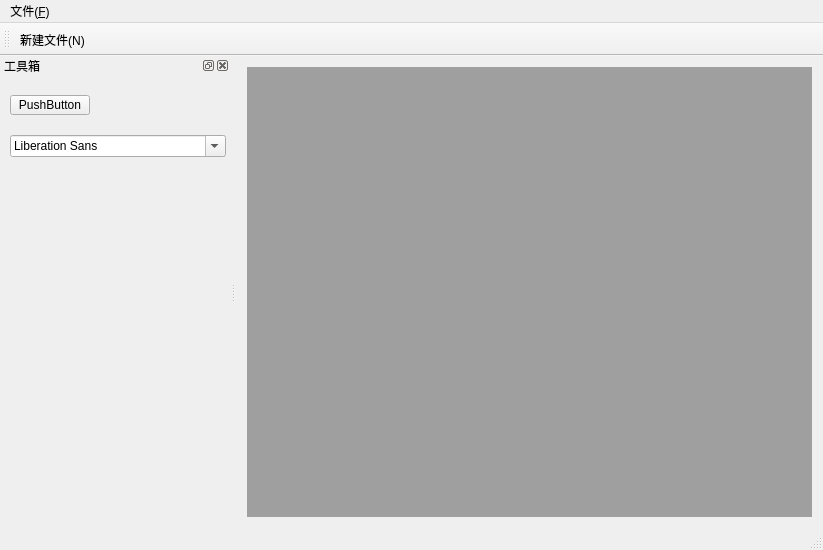
<?xml version="1.0" encoding="UTF-8"?>
<ui version="4.0">
 <class>MainWindow</class>
 <widget class="QMainWindow" name="MainWindow">
  <property name="geometry">
   <rect>
    <x>0</x>
    <y>0</y>
    <width>823</width>
    <height>550</height>
   </rect>
  </property>
  <property name="windowTitle">
   <string>MainWindow</string>
  </property>
  <widget class="QWidget" name="centralWidget">
   <layout class="QGridLayout" name="gridLayout">
    <item row="0" column="0">
     <widget class="QMdiArea" name="mdiArea"/>
    </item>
   </layout>
  </widget>
  <widget class="QMenuBar" name="menuBar">
   <property name="geometry">
    <rect>
     <x>0</x>
     <y>0</y>
     <width>823</width>
     <height>22</height>
    </rect>
   </property>
   <widget class="QMenu" name="menu_F">
    <property name="title">
     <string>文件(&amp;F)</string>
    </property>
    <addaction name="action_New"/>
    <addaction name="action_Dock"/>
   </widget>
   <addaction name="menu_F"/>
  </widget>
  <widget class="QToolBar" name="mainToolBar">
   <attribute name="toolBarArea">
    <enum>TopToolBarArea</enum>
   </attribute>
   <attribute name="toolBarBreak">
    <bool>false</bool>
   </attribute>
   <addaction name="action_New"/>
  </widget>
  <widget class="QStatusBar" name="statusBar"/>
  <widget class="QDockWidget" name="dockWidget">
   <property name="minimumSize">
    <size>
     <width>230</width>
     <height>35</height>
    </size>
   </property>
   <property name="windowTitle">
    <string>工具箱</string>
   </property>
   <attribute name="dockWidgetArea">
    <number>1</number>
   </attribute>
   <widget class="QWidget" name="dockWidgetContents">
    <widget class="QPushButton" name="pushButton">
     <property name="geometry">
      <rect>
       <x>10</x>
       <y>20</y>
       <width>80</width>
       <height>20</height>
      </rect>
     </property>
     <property name="text">
      <string>PushButton</string>
     </property>
    </widget>
    <widget class="QFontComboBox" name="fontComboBox">
     <property name="geometry">
      <rect>
       <x>10</x>
       <y>60</y>
       <width>216</width>
       <height>22</height>
      </rect>
     </property>
    </widget>
   </widget>
  </widget>
  <action name="action_New">
   <property name="icon">
    <iconset resource="myimages.qrc">
     <normaloff>:/image/images/new.png</normaloff>:/image/images/new.png</iconset>
   </property>
   <property name="text">
    <string>新建文件(&amp;N)</string>
   </property>
   <property name="toolTip">
    <string>新建文件</string>
   </property>
   <property name="shortcut">
    <string>Ctrl+N</string>
   </property>
  </action>
  <action name="action_Dock">
   <property name="text">
    <string>显示Dock</string>
   </property>
  </action>
 </widget>
 <layoutdefault spacing="6" margin="11"/>
 <resources>
  <include location="myimages.qrc"/>
 </resources>
 <connections/>
</ui>
